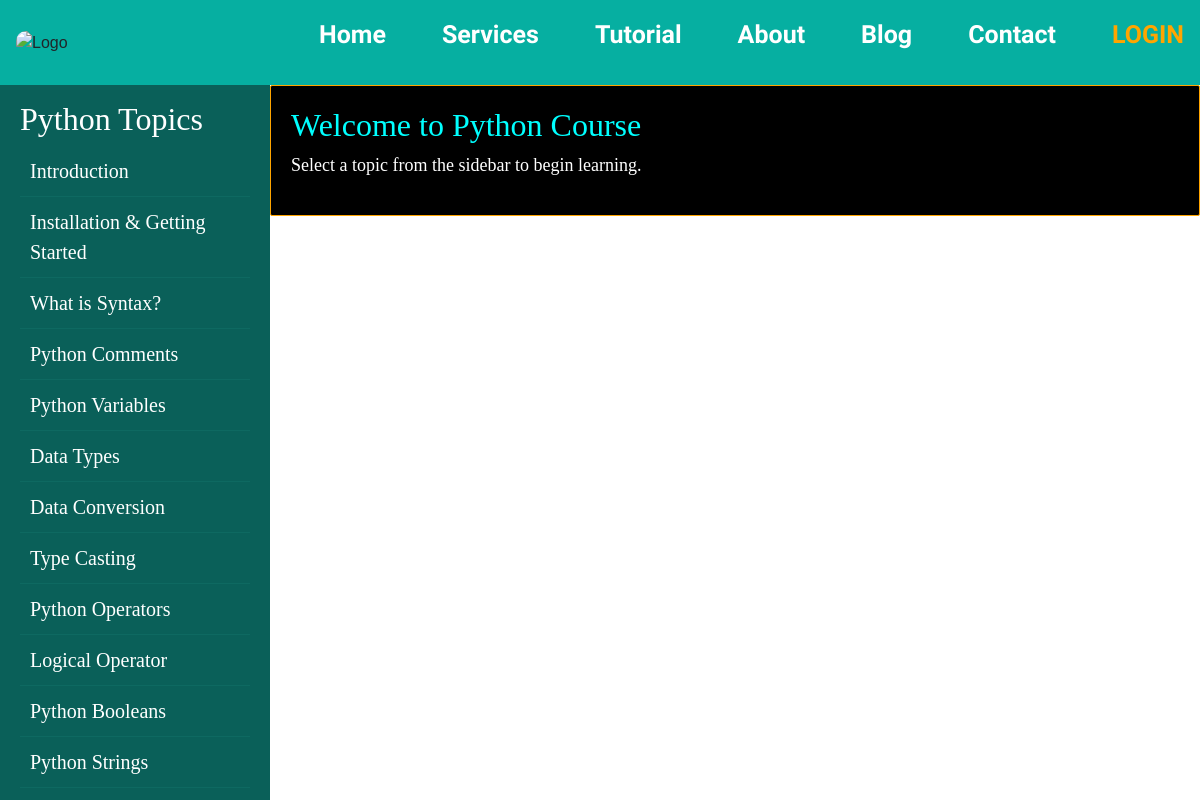
Screenshot of /Dashborad/ with the database file from the repository.
### Mywebapp/models.py (models this page shows, shortened)
class PythonTopic(models.Model):
    title = models.CharField(max_length=100)
    subtitle = models.CharField(max_length=150, null=True, blank=True)  # Allow NULL values
    content1 = models.TextField()
    content2 = models.TextField(null=True, blank=True)
    content3 = models.TextField(null=True, blank=True)
    content4 = models.TextField(null=True, blank=True)

### Mywebapp/views.py (the view)
# urls.py: path('Dashborad/', python_dashboard, name='dashboard'),
def python_dashboard(request):
    topics = PythonTopic.objects.all()
    return render(request, 'dashboard.html', {'topics': topics})

### Mywebapp/Templates/dashboard.html (shortened to what this page needs)
{% load static %}
<!DOCTYPE html>
<html lang="en">
<head>
    <link href="https://cdn.jsdelivr.net/npm/bootstrap@5.3.2/dist/css/bootstrap.min.css" rel="stylesheet">
</head>
<body>
    <nav class="navbar">
        <div href="/home/" class="logo"><img src="{% static 'Images/Stec.png' %}" alt="Logo"></div>
        <ul class="nav-links" id="navLinks">
            <li><a href="/home/">Home</a></li>
            <li><a href="/Service/">Services</a></li>
            <li><a href="/program/">Tutorial</a></li>
            <li><a href="/About/">About</a></li>
            <li><a href="/blog/">Blog</a></li>
            <li><a href="/contact/">Contact</a></li>
            <li><a href="/Login1/" class="login">LOGIN</a></li>
        </ul>
    </nav>
    <div class="sidebar" id="sidebar">
        <h2>Python Topics</h2>
        {% for topic in topics %}
            <a href="#" onclick="loadContent('{{ topic.id }}')">{{ topic.title }}</a>
        {% endfor %}
    </div>
    <div class="content" id="mainContent">
        <h2>Welcome to Python Course</h2>
        <p>Select a topic from the sidebar to begin learning.</p>
    </div>
</body>
</html>

### Mywebapp/Templates/dashboard.html (style rules this page uses)
body { margin: 0; font-family: Arial, sans-serif; }
.navbar { background: rgb(6, 175, 161); padding: 1rem; position: fixed; width: 100%; top: 0; z-index: 1000; display: flex; align-items: center; justify-content: space-between; height:85px; }
.navbar .logo img { width: 70px; height: 60px; border-radius: 10px; }
.nav-links { list-style: none; display: flex; gap: 3.5rem; transition: transform 0.5s ease-in-out; }
.nav-links a { text-decoration: none; color: white; font-size: 25px; font-weight: bold; font-family: 'Satisfy', cursive; }
.login { color: orange !important; font-size: 1.2rem; }
.sidebar { width: 270px; background: rgb(10, 96, 89); color: white; height: 100vh; padding: 20px; position: fixed; top: 80px; transition: left 0.3s; z-index: 999; overflow-y: auto; max-height: calc(100vh - 80px); font-family:Serif; }
.sidebar a { display: block; color: white; text-decoration: none; padding: 10px; font-size: 20px; border-bottom: 1px solid rgba(23, 127, 118, 0.3); font-family:Serif; }
.content { margin-top: 85px; padding: 20px; transition: margin-left 0.3s; font-family: Serif; background: black; color: white; border: ridge 1px white; border-radius: 2px; margin-left: 270px; border-color: Orange; }
.content h2 { color: cyan; }
.content p { color: white; font-size: 18px; }

### rows the page displays
PythonTopic: title "Introduction"
PythonTopic: title "Installation & Getting Started"
PythonTopic: title "What is Syntax?"
PythonTopic: title "Python Comments"
PythonTopic: title "Python Variables"
PythonTopic: title "Data Types"
PythonTopic: title "Data Conversion"
PythonTopic: title "Type Casting"
PythonTopic: title "Python Operators"
PythonTopic: title "Logical Operator"
PythonTopic: title "Python Booleans"
PythonTopic: title "Python Strings"
